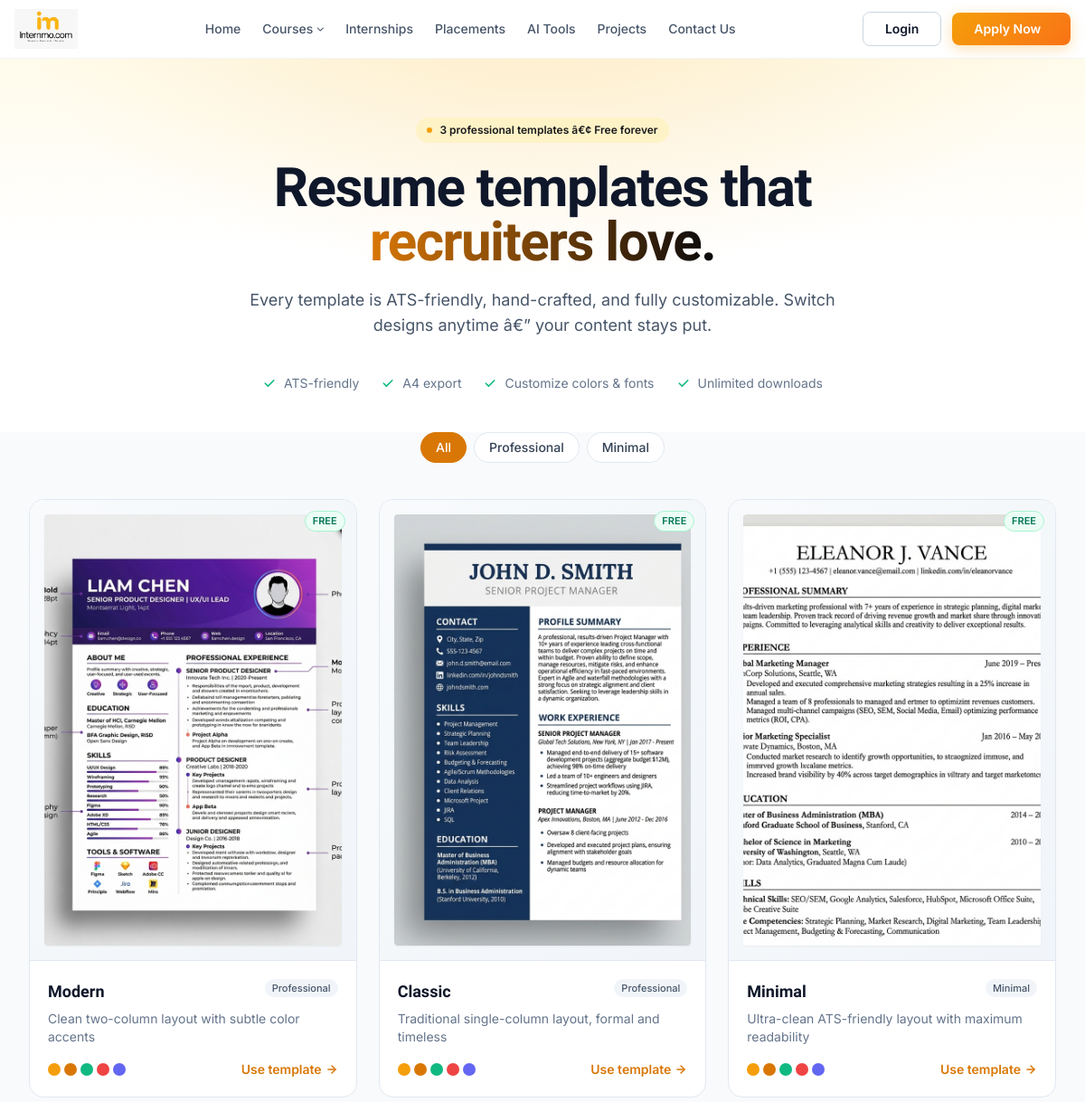
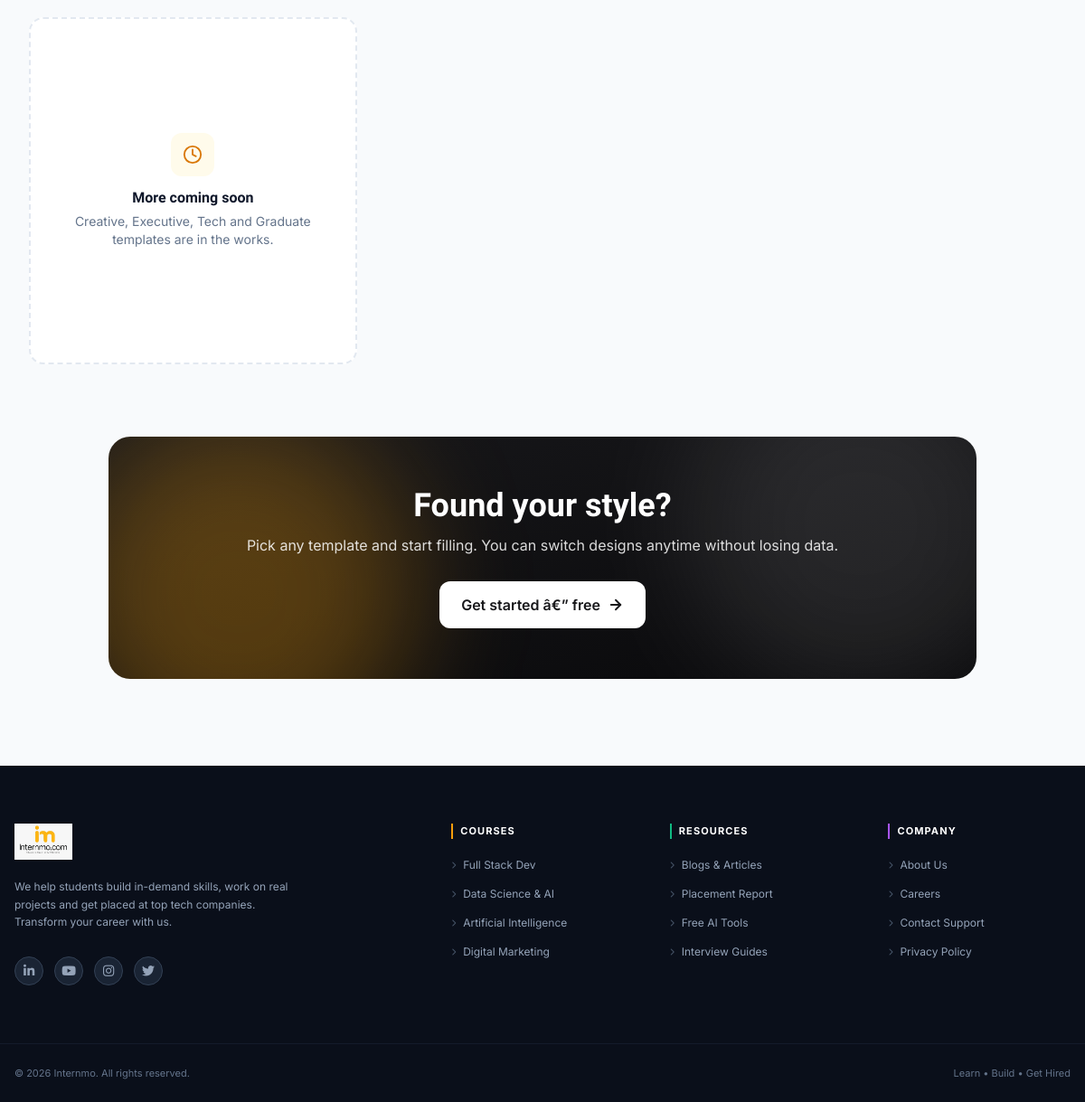
The page /index.php/layout/templates on the database its author committed (2 pictures, top to bottom).
### tables this page shows
CREATE TABLE `resume_templates` (
    `id`            INT UNSIGNED NOT NULL AUTO_INCREMENT,
    `slug`          VARCHAR(60)  NOT NULL,
    `name`          VARCHAR(100) NOT NULL,
    `description`   VARCHAR(255) NULL,
    `preview_image` VARCHAR(255) NULL,
    `category`      VARCHAR(50)  NOT NULL DEFAULT 'professional',
    `is_active`     TINYINT(1)   NOT NULL DEFAULT 1,
    `sort_order`    INT          NOT NULL DEFAULT 0,
    `created_at`    DATETIME     NOT NULL DEFAULT CURRENT_TIMESTAMP,
    `updated_at`    DATETIME     NOT NULL DEFAULT CURRENT_TIMESTAMP ON UPDATE CURRENT_TIMESTAMP,
    PRIMARY KEY (`id`),
    UNIQUE KEY `uq_templates_slug` (`slug`),
    KEY `idx_templates_active` (`is_active`, `sort_order`)
);

### application/core/My_Controller.php (called while the page is built, shortened)
<?php
class My_Controller extends CI_Controller
{
    public function __construct()
    {
        $this->load->helper('url');
    }
    public function loadview($view, $data = [], $layout = 'layout')
    {
        $this->load->view($layout, [
            'view'   => $view,
            'data'   => $data,
            'layout' => $layout,
        ]);
    }
}

### application/controllers/Layout.php (called while the page is built, shortened)
<?php
class Layout extends My_Controller
{
    public function templates()
    {
        $this->loadview('Website/templates', [
            'page_title' => 'Templates',
            'templates'  => $this->template_model->all_active(),
        ]);
    }
}

### index.php (called while the page is built, shortened)
<?php
require_once BASEPATH.'core/CodeIgniter.php';

### application/models/Template_model.php (called while the page is built, shortened)
<?php
class Template_model extends CI_Model
{
    private $table = 'resume_templates';
    public function all_active()
    {
        return $this->db
            ->where('is_active', 1)
            ->order_by('id', 'ASC')
            ->get($this->table)->result();
    }
}

### application/views/Website/templates.php (the view, shortened to what this page needs)
<?php
if (!function_exists('_render_template_preview')) {
    function _render_template_preview($slug)
    {
        $slug = strtolower((string) $slug);
        ?>
        <div class="h-full w-full bg-white flex items-center justify-center">
        </div>
        <?php
        return ob_get_clean();
    }
}
if (!function_exists('ra_template_display_category')) {
    function ra_template_display_category($t, array $category_label)
    {
        $raw = '';
        if (is_object($t) && isset($t->category)) {
            $raw = trim((string) $t->category);
        }
        if ($raw !== '') {
            $key = strtolower($raw);
        }
        $label = isset($category_label[$key]) ? $category_label[$key] : ucfirst($key);
        return ['key' => $key, 'label' => $label];
    }
}
$is_logged_in = (bool) $this->session->userdata('logged_in');
$go_url       = function ($id) use ($is_logged_in) {
    return $is_logged_in ? base_url('resume/create/' . $id) : base_url('register');
};
$category_label = [
    'professional' => 'Professional',
    'minimal'      => 'Minimal',
    'creative'     => 'Creative',
    'modern'       => 'Modern',
];
?>
<section class="relative overflow-hidden">
    <div class="absolute inset-0 -z-10 bg-gradient-to-b from-brand-50 via-white to-white"></div>
    <div class="absolute -z-10 inset-x-0 top-0 h-[28rem] bg-[radial-gradient(36rem_18rem_at_50%_-10%,rgba(245,158,11,.15),transparent)]"></div>
    <div class="mx-auto max-w-7xl px-4 sm:px-6 lg:px-8 pt-16 pb-10 text-center">
        <span class="inline-flex items-center gap-2 rounded-full bg-brand-100 text-brand-700 text-xs font-semibold px-3 py-1.5">
            <span class="w-1.5 h-1.5 rounded-full bg-brand-500"></span>
            <?= count($templates); ?> professional templates â€¢ Free forever
        </span>
        <h1 class="mt-5 font-display text-4xl sm:text-5xl lg:text-6xl font-extrabold leading-[1.05] tracking-tight text-slate-900">
            Resume templates that<br/>
            <span class="bg-gradient-to-r from-brand-600 to-brand-900 bg-clip-text text-transparent">recruiters love.</span>
        </h1>
        <p class="mt-5 text-lg text-slate-600 max-w-2xl mx-auto">
            Every template is ATS-friendly, hand-crafted, and fully customizable. Switch designs anytime â€” your content stays put.
        </p>
        <div class="mt-10 inline-flex flex-wrap items-center justify-center gap-6 text-sm text-slate-500">
            <div class="flex items-center gap-2">
                <svg class="w-4 h-4 text-emerald-500" viewBox="0 0 20 20" fill="currentColor"><path fill-rule="evenodd" d="M16.704 5.296a1 1 0 010 1.408l-8 8a1 1 0 01-1.408 0l-4-4a1 1 0 011.408-1.408L8 12.586l7.296-7.29a1 1 0 011.408 0z" clip-rule="evenodd"/></svg>
                ATS-friendly
            </div>
            <div class="flex items-center gap-2">
                <svg class="w-4 h-4 text-emerald-500" viewBox="0 0 20 20" fill="currentColor"><path fill-rule="evenodd" d="M16.704 5.296a1 1 0 010 1.408l-8 8a1 1 0 01-1.408 0l-4-4a1 1 0 011.408-1.408L8 12.586l7.296-7.29a1 1 0 011.408 0z" clip-rule="evenodd"/></svg>
                A4 export
            </div>
            <div class="flex items-center gap-2">
                <svg class="w-4 h-4 text-emerald-500" viewBox="0 0 20 20" fill="currentColor"><path fill-rule="evenodd" d="M16.704 5.296a1 1 0 010 1.408l-8 8a1 1 0 01-1.408 0l-4-4a1 1 0 011.408-1.408L8 12.586l7.296-7.29a1 1 0 011.408 0z" clip-rule="evenodd"/></svg>
                Customize colors &amp; fonts
            </div>
            <div class="flex items-center gap-2">
                <svg class="w-4 h-4 text-emerald-500" viewBox="0 0 20 20" fill="currentColor"><path fill-rule="evenodd" d="M16.704 5.296a1 1 0 010 1.408l-8 8a1 1 0 01-1.408 0l-4-4a1 1 0 011.408-1.408L8 12.586l7.296-7.29a1 1 0 011.408 0z" clip-rule="evenodd"/></svg>
                Unlimited downloads
            </div>
        </div>
    </div>
</section>
<?php if (empty($templates)): ?>
    <div class="mx-auto max-w-3xl px-4 py-16 text-center">
        <p class="text-slate-500">No templates available yet. Import <code class="text-sm bg-slate-100 px-1 rounded">application/sql/jobportal_full.sql</code> or ensure <code>resume_templates</code> has active rows.</p>
    </div>
<?php else: ?>
<section x-data="{ filter: 'all' }" class="mx-auto max-w-7xl px-4 sm:px-6 lg:px-8 pb-20">
    <div class="flex items-center justify-center gap-2 flex-wrap">
        <?php
        $cats = ['all' => 'All'];
        foreach ($templates as $t) {
            $dc            = ra_template_display_category($t, $category_label);
            $cats[$dc['key']] = $dc['label'];
        }
        foreach ($cats as $key => $label):
        ?>
            <button @click="filter = '<?= htmlspecialchars((string) $key, ENT_QUOTES, 'UTF-8'); ?>'"
                    :class="filter === '<?= htmlspecialchars((string) $key, ENT_QUOTES, 'UTF-8'); ?>' ? 'bg-brand-600 text-white border-brand-600' : 'bg-white text-slate-700 border-slate-200 hover:border-slate-300'"
                    class="border rounded-full text-sm font-medium px-4 py-1.5 transition">
                <?= htmlspecialchars((string) $label, ENT_QUOTES, 'UTF-8'); ?>
            </button>
        <?php endforeach; ?>
    </div>
    <div class="mt-10 grid sm:grid-cols-2 lg:grid-cols-3 gap-6">
        <?php foreach ($templates as $t):
            $dc = ra_template_display_category($t, $category_label);
            $slug = isset($t->slug) ? (string) $t->slug : '';
            $desc = isset($t->description) ? (string) $t->description : '';
            ?>
            <article x-show="filter === 'all' || filter === '<?= htmlspecialchars($dc['key'], ENT_QUOTES, 'UTF-8'); ?>'"
                     x-transition.opacity
                     class="group relative rounded-2xl bg-white border border-slate-200 hover:border-brand-200 hover:shadow-soft transition overflow-hidden">
                <div class="relative aspect-[1/1.414] bg-gradient-to-br from-slate-50 to-slate-100 border-b border-slate-200 overflow-hidden">
                    <div class="absolute inset-4 bg-white rounded shadow-sm overflow-hidden">
                        <?= _render_template_preview($slug); ?>
                    </div>
                    <span class="absolute top-3 right-3 inline-flex items-center gap-1 rounded-full bg-emerald-50 border border-emerald-200 text-emerald-700 text-[11px] font-semibold px-2 py-0.5">FREE</span>
                </div>
                <div class="p-5">
                    <div class="flex items-start justify-between gap-2">
                        <h3 class="font-display text-lg font-bold text-slate-900"><?= htmlspecialchars((string) $t->name, ENT_QUOTES, 'UTF-8'); ?></h3>
                        <span class="shrink-0 inline-flex items-center rounded-full bg-slate-100 text-slate-600 text-[11px] font-medium px-2 py-0.5">
                            <?= htmlspecialchars($dc['label'], ENT_QUOTES, 'UTF-8'); ?>
                        </span>
                    </div>
                    <p class="mt-1.5 text-sm text-slate-500 line-clamp-2"><?= htmlspecialchars($desc, ENT_QUOTES, 'UTF-8'); ?></p>
                    <div class="mt-4 flex items-center justify-between">
                        <div class="flex items-center gap-1">
                            <?php
                            $swatches = ['#f59e0b', '#d97706', '#10b981', '#ef4444', '#6366f1'];
                            foreach ($swatches as $sw):
                            ?>
                                <span class="w-3.5 h-3.5 rounded-full ring-2 ring-white" style="background:<?= htmlspecialchars($sw, ENT_QUOTES, 'UTF-8'); ?>"></span>
                            <?php endforeach; ?>
                        </div>
                        <a href="<?= $go_url((int) $t->id); ?>" class="text-sm font-semibold text-brand-600 hover:text-brand-700 inline-flex items-center gap-1">
                            Use template
                            <svg width="14" height="14" viewBox="0 0 24 24" fill="none" stroke="currentColor" stroke-width="2.5" stroke-linecap="round" stroke-linejoin="round"><line x1="5" y1="12" x2="19" y2="12"/><polyline points="12 5 19 12 12 19"/></svg>
                        </a>
                    </div>
                </div>
            </article>
        <?php endforeach; ?>
        <article class="rounded-2xl border-2 border-dashed border-slate-200 bg-white p-5 flex flex-col items-center justify-center text-center min-h-[24rem]">
            <div class="grid place-items-center w-12 h-12 rounded-xl bg-brand-50 text-brand-600">
                <svg width="22" height="22" viewBox="0 0 24 24" fill="none" stroke="currentColor" stroke-width="2" stroke-linecap="round" stroke-linejoin="round"><circle cx="12" cy="12" r="10"/><polyline points="12 6 12 12 16 14"/></svg>
            </div>
            <h3 class="mt-3 font-display font-bold text-slate-900">More coming soon</h3>
            <p class="mt-1 text-sm text-slate-500 max-w-xs">Creative, Executive, Tech and Graduate templates are in the works.</p>
        </article>
    </div>
</section>
<section class="pb-24">
    <div class="mx-auto max-w-5xl px-4 sm:px-6 lg:px-8">
        <div class="relative overflow-hidden rounded-3xl bg-gradient-to-br from-brand-700 to-brand-900 text-white p-10 sm:p-14 text-center">
            <div class="relative z-10">
                <h2 class="font-display text-3xl sm:text-4xl font-extrabold">Found your style?</h2>
                <p class="mt-3 text-white/85">Pick any template and start filling. You can switch designs anytime without losing data.</p>
                <a href="<?= $is_logged_in ? base_url('dashboard') : base_url('register'); ?>"
                   class="mt-7 inline-flex items-center gap-2 rounded-xl bg-white text-brand-700 hover:bg-brand-50 font-semibold px-6 py-3.5 transition">
                    <?= $is_logged_in ? 'Go to dashboard' : 'Get started â€” free'; ?>
                    <svg width="18" height="18" viewBox="0 0 24 24" fill="none" stroke="currentColor" stroke-width="2.5" stroke-linecap="round" stroke-linejoin="round"><line x1="5" y1="12" x2="19" y2="12"/><polyline points="12 5 19 12 12 19"/></svg>
                </a>
            </div>
            <div class="pointer-events-none absolute -top-24 -right-16 w-96 h-96 rounded-full bg-white/10 blur-3xl"></div>
            <div class="pointer-events-none absolute -bottom-24 -left-12 w-96 h-96 rounded-full bg-brand-500/30 blur-3xl"></div>
        </div>
    </div>
</section>
<?php endif; ?>

### assets/website/css/site.css (style rules this page uses)
html { scroll-behavior: smooth; }

### rows shown on the page
resume_templates: label "Minimal", name "Minimal", description "Ultra-clean ATS-friendly layout with maximum readability"
resume_templates: name "Modern", category "Professional", description "Clean two-column layout with subtle color accents"
resume_templates: name "Classic", category "Professional", description "Traditional single-column layout, formal and timeless"

### other values the page prints
count($templates) "3"
$label "All"
$label "Professional"
